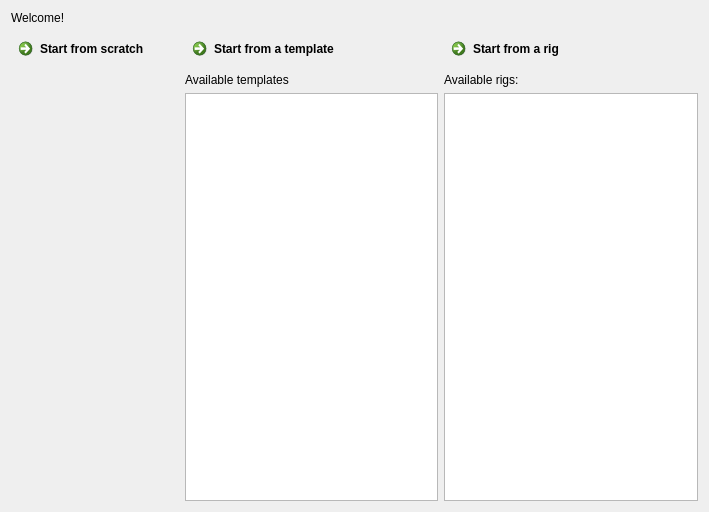
<?xml version="1.0" encoding="UTF-8"?>
<ui version="4.0">
 <class>Form</class>
 <widget class="QWidget" name="Form">
  <property name="geometry">
   <rect>
    <x>0</x>
    <y>0</y>
    <width>709</width>
    <height>512</height>
   </rect>
  </property>
  <property name="windowTitle">
   <string>Form</string>
  </property>
  <layout class="QVBoxLayout" name="verticalLayout_3">
   <item>
    <widget class="QLabel" name="label">
     <property name="text">
      <string>Welcome!</string>
     </property>
    </widget>
   </item>
   <item>
    <layout class="QHBoxLayout" name="horizontalLayout">
     <item>
      <widget class="QCommandLinkButton" name="commandLinkButton">
       <property name="text">
        <string>Start from scratch</string>
       </property>
      </widget>
     </item>
     <item>
      <layout class="QVBoxLayout" name="verticalLayout">
       <item>
        <widget class="QCommandLinkButton" name="btn_create_rig_template">
         <property name="text">
          <string>Start from a template</string>
         </property>
        </widget>
       </item>
       <item>
        <widget class="QLabel" name="label_4">
         <property name="text">
          <string>Available templates</string>
         </property>
        </widget>
       </item>
       <item>
        <widget class="QTableView" name="tableView_types_template">
         <property name="selectionMode">
          <enum>QAbstractItemView::SingleSelection</enum>
         </property>
         <property name="selectionBehavior">
          <enum>QAbstractItemView::SelectRows</enum>
         </property>
         <attribute name="horizontalHeaderVisible">
          <bool>false</bool>
         </attribute>
         <attribute name="horizontalHeaderStretchLastSection">
          <bool>true</bool>
         </attribute>
         <attribute name="verticalHeaderVisible">
          <bool>false</bool>
         </attribute>
        </widget>
       </item>
      </layout>
     </item>
     <item>
      <layout class="QVBoxLayout" name="verticalLayout_2">
       <item>
        <widget class="QCommandLinkButton" name="btn_create_rig_default">
         <property name="text">
          <string>Start from a rig</string>
         </property>
        </widget>
       </item>
       <item>
        <widget class="QLabel" name="label_3">
         <property name="text">
          <string>Available rigs:</string>
         </property>
        </widget>
       </item>
       <item>
        <widget class="QTableView" name="tableView_types_rig">
         <property name="selectionMode">
          <enum>QAbstractItemView::SingleSelection</enum>
         </property>
         <property name="selectionBehavior">
          <enum>QAbstractItemView::SelectRows</enum>
         </property>
         <attribute name="horizontalHeaderVisible">
          <bool>false</bool>
         </attribute>
         <attribute name="horizontalHeaderStretchLastSection">
          <bool>true</bool>
         </attribute>
         <attribute name="verticalHeaderVisible">
          <bool>false</bool>
         </attribute>
        </widget>
       </item>
      </layout>
     </item>
    </layout>
   </item>
  </layout>
 </widget>
 <resources/>
 <connections/>
</ui>
